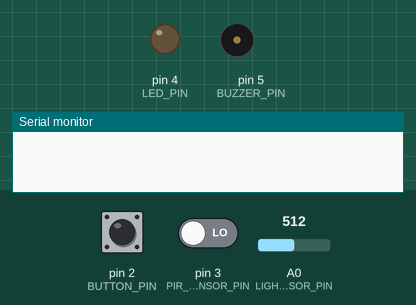
Simulated run of this sketch. Board: Arduino Uno, built with avr-gcc and run on an emulated ATmega328P. Shown: output pins drawn as LEDs (lit = HIGH), buzzer (waves = sounding, pin HIGH), the last lines printed to the serial monitor. Inputs (shaded band) come from the test bench; at power-on: pin 2 (BUTTON_PIN) HIGH, pin 3 (PIR_SENSOR_PIN) LOW, A0 (LIGHT_SENSOR_PIN) = 512.

Above: at 1.2 s.
1.3 s: pin 2 (BUTTON_PIN) pulled LOW for 0.15 s
At 2.0 s:
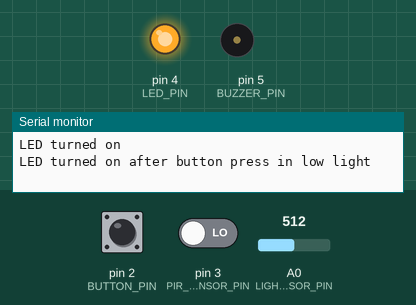
2.9 s: pin 3 (PIR_SENSOR_PIN) driven HIGH
Timing chart, 0 to 5.9 s (numbered marks = the images above; inputs shaded):
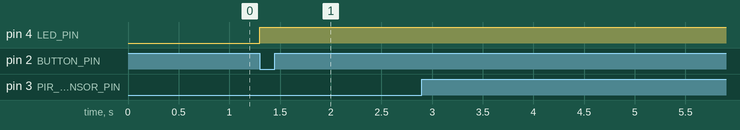

Measured:
- after the input at 1.3 s, pin 4 (LED_PIN): LOW → HIGH at once

The sketch:

Task_M1_T3C.ino
```cpp
const int BUTTON_PIN = 2;             // the number of the button pin
const int LED_PIN = 4;                // the number of the LED pin
const int LIGHT_SENSOR_PIN = A0;      // the number of the light sensor pin
const int PIR_SENSOR_PIN = 3;         // the number of the PIR sensor pin
const int BUZZER_PIN = 5;             // the number of the buzzer pin

volatile int buttonState = HIGH;      // variable for reading the pushbutton status
volatile int lightSensorValue = 0;    // variable for reading the light sensor value
volatile int pirSensorValue = 0;      // variable for reading the PIR sensor value
volatile bool ledState = LOW;         // variable to store the LED state
volatile bool motionDetected = false; // variable to indicate motion detection

void handleInterrupt() {
  // Read the state of the pushbutton value
  buttonState = digitalRead(BUTTON_PIN);

  // Read the light sensor value
  lightSensorValue = analogRead(LIGHT_SENSOR_PIN);

  // Read the PIR sensor value
  pirSensorValue = digitalRead(PIR_SENSOR_PIN);

  // Control LED according to the state of button, light sensor, and PIR sensor
  if (buttonState == LOW) {
    // If the button is pressed, toggle the LED state
    ledState = !ledState;
    digitalWrite(LED_PIN, ledState);
    Serial.println(ledState ? "LED turned on" : "LED turned off");

    if (ledState == HIGH && lightSensorValue > 500) {
      ledState = LOW;
      digitalWrite(LED_PIN, HIGH);
      Serial.println("LED turned on after button press in low light");
    }
  } else {
    // If the button is not pressed, maintain LED state if light is low or PIR sensor is triggered
    if ((ledState == HIGH && lightSensorValue < 500) || pirSensorValue == HIGH) {
      digitalWrite(LED_PIN, HIGH);
    }
  }
}

void motionInterrupt() {
  motionDetected = digitalRead(PIR_SENSOR_PIN) == HIGH;

  // If motion is detected, beep the buzzer and print to serial monitor
  if (motionDetected) {
    digitalWrite(BUZZER_PIN, HIGH);
    Serial.println("Motion detected!");
    delay(1000);  // Keep the buzzer on for 1 second
    digitalWrite(BUZZER_PIN, LOW);
  }
}

void setup() {
  // Initialize the LED pin as an output
  pinMode(LED_PIN, OUTPUT);

  // Initialize the pushbutton pin as an input with pull-up resistor
  pinMode(BUTTON_PIN, INPUT_PULLUP);

  // Initialize the light sensor pin as an input
  pinMode(LIGHT_SENSOR_PIN, INPUT);

  // Initialize the PIR sensor pin as an input
  pinMode(PIR_SENSOR_PIN, INPUT);

  // Initialize the buzzer pin as an output
  pinMode(BUZZER_PIN, OUTPUT);

  // Initialize serial communication
  Serial.begin(9600);

  // Attach the interrupt to the handleInterrupt function
  attachInterrupt(digitalPinToInterrupt(BUTTON_PIN), handleInterrupt, CHANGE);

  // Attach the interrupt to the motionInterrupt function
  attachInterrupt(digitalPinToInterrupt(PIR_SENSOR_PIN), motionInterrupt, CHANGE);
}

void loop() {
  // The loop is empty as the functionality is handled in the interrupt service routine
}
```
